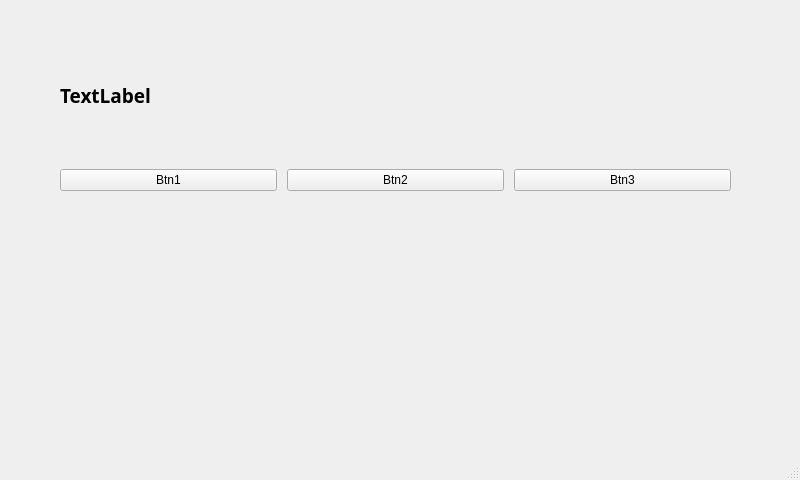
<?xml version="1.0" encoding="UTF-8"?>
<ui version="4.0">
 <class>MainWindow</class>
 <widget class="QMainWindow" name="MainWindow">
  <property name="geometry">
   <rect>
    <x>0</x>
    <y>0</y>
    <width>800</width>
    <height>480</height>
   </rect>
  </property>
  <property name="windowTitle">
   <string>MainWindow</string>
  </property>
  <widget class="QWidget" name="centralwidget">
   <widget class="QWidget" name="horizontalLayoutWidget">
    <property name="geometry">
     <rect>
      <x>60</x>
      <y>160</y>
      <width>671</width>
      <height>41</height>
     </rect>
    </property>
    <layout class="QHBoxLayout" name="horizontalLayout">
     <property name="spacing">
      <number>10</number>
     </property>
     <item>
      <widget class="QPushButton" name="pushButton_2">
       <property name="text">
        <string>Btn1</string>
       </property>
      </widget>
     </item>
     <item>
      <widget class="QPushButton" name="pushButton">
       <property name="text">
        <string>Btn2</string>
       </property>
      </widget>
     </item>
     <item>
      <widget class="QPushButton" name="pushButton_3">
       <property name="text">
        <string>Btn3</string>
       </property>
      </widget>
     </item>
    </layout>
   </widget>
   <widget class="QLabel" name="label">
    <property name="geometry">
     <rect>
      <x>60</x>
      <y>70</y>
      <width>671</width>
      <height>51</height>
     </rect>
    </property>
    <property name="font">
     <font>
      <family>맑은 고딕</family>
      <pointsize>14</pointsize>
      <weight>75</weight>
      <bold>true</bold>
     </font>
    </property>
    <property name="text">
     <string>TextLabel</string>
    </property>
   </widget>
  </widget>
  <widget class="QMenuBar" name="menubar">
   <property name="geometry">
    <rect>
     <x>0</x>
     <y>0</y>
     <width>800</width>
     <height>26</height>
    </rect>
   </property>
  </widget>
  <widget class="QStatusBar" name="statusbar"/>
 </widget>
 <resources/>
 <connections>
  <connection>
   <sender>pushButton_2</sender>
   <signal>clicked()</signal>
   <receiver>MainWindow</receiver>
   <slot>firstClick()</slot>
   <hints>
    <hint type="sourcelabel">
     <x>177</x>
     <y>209</y>
    </hint>
    <hint type="destinationlabel">
     <x>185</x>
     <y>228</y>
    </hint>
   </hints>
  </connection>
  <connection>
   <sender>pushButton</sender>
   <signal>clicked()</signal>
   <receiver>MainWindow</receiver>
   <slot>secondClick()</slot>
   <hints>
    <hint type="sourcelabel">
     <x>395</x>
     <y>211</y>
    </hint>
    <hint type="destinationlabel">
     <x>404</x>
     <y>227</y>
    </hint>
   </hints>
  </connection>
  <connection>
   <sender>pushButton_3</sender>
   <signal>clicked()</signal>
   <receiver>MainWindow</receiver>
   <slot>thirdClick()</slot>
   <hints>
    <hint type="sourcelabel">
     <x>617</x>
     <y>210</y>
    </hint>
    <hint type="destinationlabel">
     <x>626</x>
     <y>228</y>
    </hint>
   </hints>
  </connection>
 </connections>
 <slots>
  <slot>firstClick()</slot>
  <slot>secondClick()</slot>
  <slot>thirdClick()</slot>
 </slots>
</ui>
